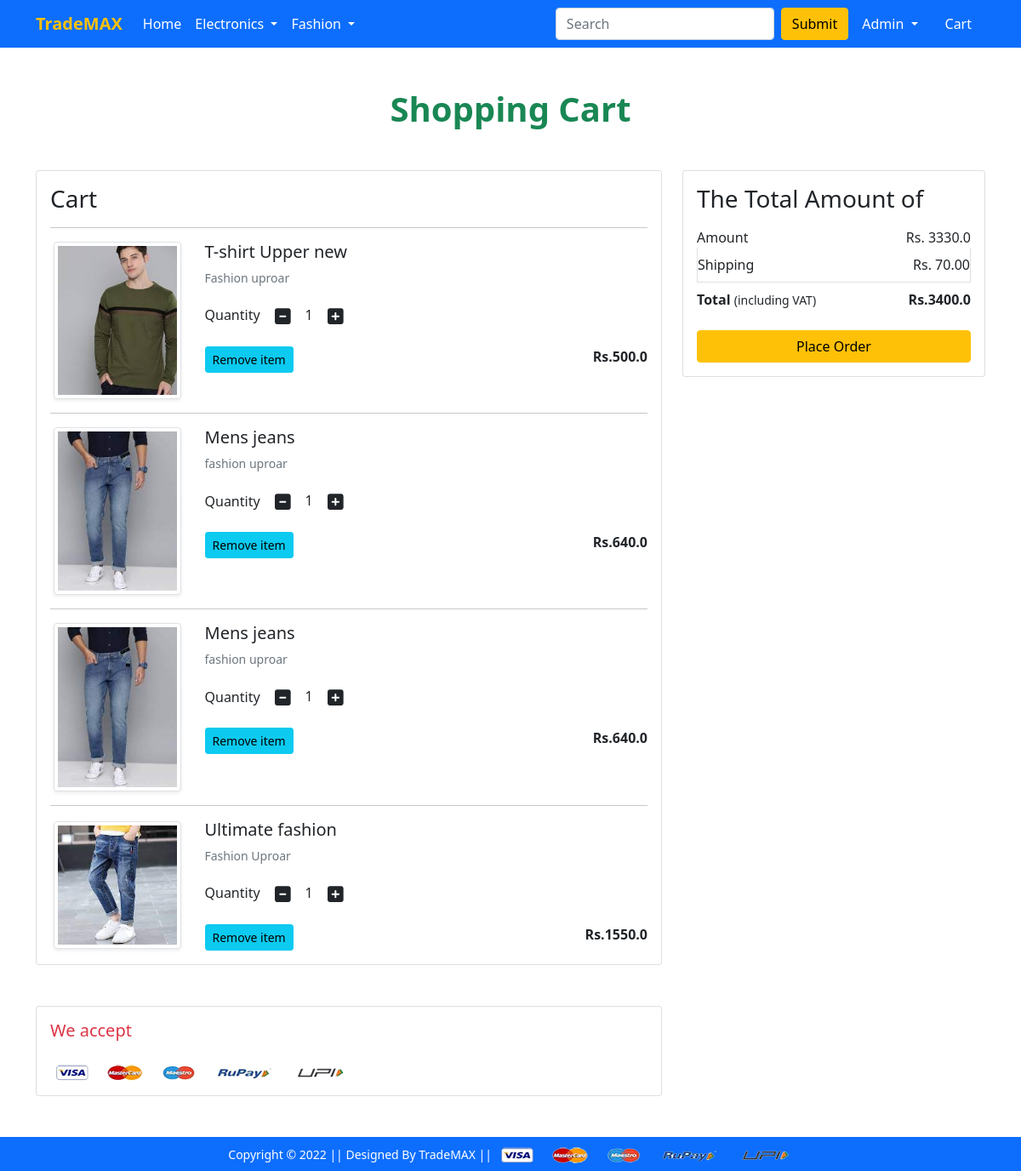
The app's page /cart/ (signed in) with its own data.
### app/models.py (models this page shows, shortened)
class Cart(models.Model):
    user=models.ForeignKey(User , on_delete=models.CASCADE)
    product=models.ForeignKey(Product , on_delete=models.CASCADE)
    quantity=models.PositiveIntegerField(default=1)

class Product(models.Model):
    title=models.CharField(max_length=90)
    selling_price=models.FloatField()
    descounted_price=models.FloatField()
    descripiton=models.TextField()
    brand=models.CharField(max_length=90)
    category=models.CharField(choices=CATEGORY_CHOICES , max_length=2)
    product_image=models.ImageField(upload_to='producting')

### app/views.py (the view)
# urls.py: path('cart/', views.show_cart , name='showcart'),
@login_required
def show_cart(request):
  if request.user.is_authenticated:
    user=request.user
    cart=Cart.objects.filter(user=user)
    amount=0.0
    shipping_amount=70.0
    total_amount=0.0
    cart_product=[p for p in Cart.objects.all() if p.user==user]
    print(cart_product)
    if cart_product:
     for p in cart_product:
        tempamount=(p.quantity*p.product.descounted_price)
        amount += tempamount
        totalamount=amount+shipping_amount
     return render (request , 'app/addtocart.html',
     {'carts': cart , 'totalamount':totalamount,'amount':amount})
    else:
       return render(request, 'app/emptycart.html')

### app/templates/app/addtocart.html (shortened to what this page needs)
{% extends 'app/base.html' %}
{% load static %}
{% block main-content %}
<div class="container my-5">
 <div class="row">
  <h1 class="text-center text-success mb-5"> <b>Shopping Cart</b></h1>
  <div class="col-sm-8">
  <div class="card">
   <div class="card-body">
    <h3>Cart</h3>
    {% for cart in carts %}
    <hr>
    <div class="row">
     <div class="col-sm-3 text-center align-self-center">
       <img src="/media/{{cart.product.product_image}}" alt="" srcset="" class="img-fluid img-thumbnail shadow-sm" height="150" width="150"> </div>
     <div class="col-sm-9">
      <div>
       <h5>{{cart.product.title}}</h5>
       <p class="mb-2 text-muted small">
       {{cart.product.descripiton}}</p>
       <div class="my-3">
        <label for="quantity">Quantity</label>
        <a class="minus-cart btn" pid="{{cart.product.id}}"><i class="fas fa-minus-square fa-lg"></i></a>
          <span id="quantity">{{cart.quantity}}</span>
        <a class="plus-cart btn" pid="{{cart.product.id}}"><i class="fas fa-plus-square fa-lg"></i></a>
       </div>
       <div class="d-flex justify-content-between">
        <a href="#" class="btn btn-sm btn-info mr-3 remove-cart" pid="{{cart.product.id}}">Remove item </a>
        <p class="mb-0"><span><strong>Rs.{{cart.product.descounted_price}}</strong></span></p>
       </div>
      </div>
     </div>
    </div>
    {% endfor %}
   </div>
   </div>
  </div>
  <div class="col-sm-4">
   <div class="card">
    <div class="card-body">
      <h3>The Total Amount of</h3>
      <ul class="list-group">
       <li class="list-group-item d-flex justify-content-between align-items-center border-0 px-0 pb-0">
         Amount<span>Rs. <span id="amount">{{amount}}</span> </span></li>
       <li class="list-group-item d-flex justify-content-between align-items-center px-0">
         Shipping<span>Rs. 70.00</span></li>
       <li class="list-group-item d-flex justify-content-between align-items-center border-0 px-0 mb-3">
        <div>
           <strong>Total</strong> <small>(including VAT)</small>
         </div>
         <span><strong><strong id="totalamount">Rs.{{totalamount}}</strong></strong></span>
       </li>
      </ul>
      <div class="d-grid"><a href="{% url 'checkout' %}" class="btn btn-warning">Place Order</a></div>
    </div>
   </div>
  </div>
 </div>
</div>
<div class="container">
 <div class="row">
  <div class="col-sm-8">
   <div class="card">
    <div class="card-body">
      <h5 class="mb-4 text-danger">We accept</h5>
      <img src="{% static 'app/images/payment.png' %}" alt="" class="img-fluid">
    </div>
  </div>
  </div>
 </div>
</div>
{% endblock main-content %}

### app/templates/app/base.html (shortened to what this page needs)
<!doctype html>
{% load static %}
<html lang="en">
  <head>
    <link href="https://cdn.jsdelivr.net/npm/bootstrap@5.0.0-beta1/dist/css/bootstrap.min.css" rel="stylesheet">
    <link rel="stylesheet" href="{% static 'app/css/owl.carousel.min.css' %}">
    <link rel="stylesheet" href="{% static 'app/css/all.min.css' %}">
    <link rel="stylesheet" href="{% static 'app/css/style.css' %}">
  </head>
  <body>
    <nav class="navbar navbar-expand-lg navbar-dark bg-primary">
     <div class="container">
       <a class="navbar-brand text-warning" href="/"><b>TradeMAX</b></a>
       <div class="collapse navbar-collapse" id="navbarSupportedContent">
         <ul class="navbar-nav me-auto mb-2 mb-lg-0">
           <li class="nav-item">
             <a class="nav-link active" aria-current="page" href="/">Home</a>
           </li>
           <li class="nav-item dropdown">
             <a class="nav-link dropdown-toggle text-white" href="#" id="electronicsDropdown" role="button" data-bs-toggle="dropdown" aria-expanded="false">
               Electronics
             </a>
           </li>
           <li class="nav-item dropdown">
             <a class="nav-link dropdown-toggle text-white" href="#" id="fashionDropdown" role="button" data-bs-toggle="dropdown" aria-expanded="false">
               Fashion
             </a>
           </li>
         </ul>
         <form class="d-flex">
           <input class="form-control me-2" type="search" placeholder="Search" aria-label="Search">
           <button class="btn btn-warning" type="submit">Submit</button>
         </form>
         <div>
          <ul class="navbar-nav me-auto mb-2 mb-lg-0">
            {% if request.user.is_authenticated %}
           <li class="nav-item dropdown mx-2">
              <a class="nav-link dropdown-toggle text-white" href="#" id="profileDropdown" role="button" data-bs-toggle="dropdown" aria-expanded="false">
               {{request.user|capfirst}}
              </a>
            </li>
            <li class="nav-item mx-2">
             <a href="{% url 'showcart' %}" class="nav-link text-white"> Cart </a>
            </li>
            {% endif %}
          </ul>
         </div>
       </div>
     </div>
    </nav>
    {% block main-content %} {% endblock main-content %}
    <footer class="container-fluid bg-primary text-center p-2 mt-5">
        <small class="text-white">Copyright &copy; 2022 || Designed By TradeMAX || </small>
        <img src="{% static 'app/images/payment.png' %}" alt="" srcset="" class="img-fluid" height="2px">
    </footer>
  </body>
</html>

### records on screen
Cart: product.product_image (picture), product "T-shirt Upper new", product.descripiton "Fashion uproar", quantity "1", product.descounted_price "500.0"
Cart: product.product_image (picture), product "Mens jeans", product.descripiton "fashion uproar", quantity "1", product.descounted_price "640.0"
Cart: product.product_image (picture), product "Mens jeans", product.descripiton "fashion uproar", quantity "1", product.descounted_price "640.0"
Cart: product.product_image (picture), product "Ultimate fashion", product.descripiton "Fashion Uproar", quantity "1", product.descounted_price "1550.0"

### other values on screen
{{ request.user|capfirst }} "Admin"
{{ amount }} "3330.0"
{{ totalamount }} "3400.0"
